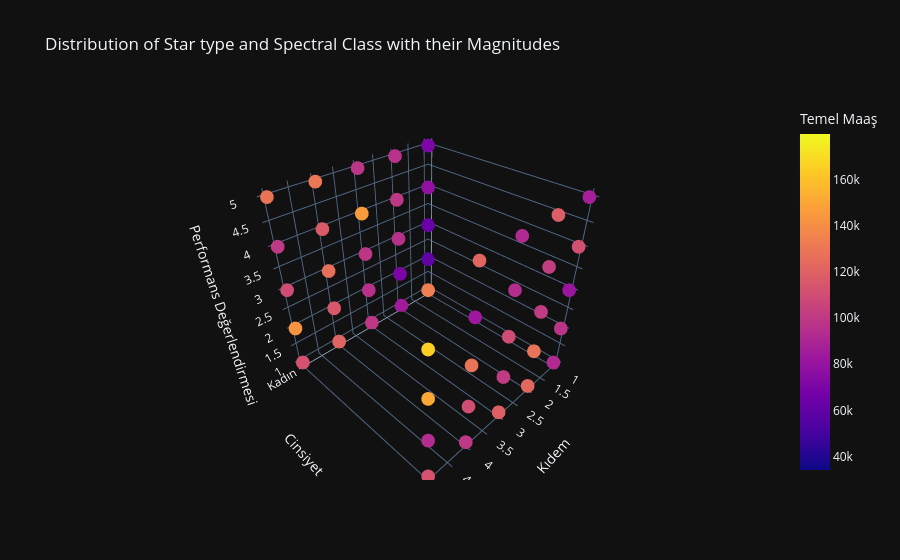

The notebook cell saved with this chart:
### Code cell
fig = px.scatter_3d(df, x='Kıdem', y='Cinsiyet', z='Performans Değerlendirmesi',
              color='Temel Maaş', template = 'plotly_dark', title = 'Distribution of Star type and Spectral Class with their Magnitudes')
fig.show()

### Figure 1 — Plotly figure (JSON) as saved in the notebook; plotly's stock layout.template omitted (floating-point values rounded to 4 significant figures; data arrays with more than 128 entries replaced by an {"elided": "..."} marker saying what was removed)
{"data": [{"hovertemplate": "Kıdem=%{x}<br>Cinsiyet=%{y}<br>Performans Değerlendirmesi=%{z}<br>Temel Maaş=%{marker.color}<extra></extra>", "legendgroup": "", "marker": {"color": {"elided": "1000 int values"}, "coloraxis": "coloraxis", "symbol": "circle"}, "mode": "markers", "name": "", "scene": "scene", "showlegend": false, "type": "scatter3d", "x": {"elided": "1000 int values"}, "y": {"elided": "1000 str values"}, "z": {"elided": "1000 int values"}}], "layout": {"coloraxis": {"colorbar": {"title": {"text": "Temel Maaş"}}, "colorscale": [[0, "#0d0887"], [0.1111, "#46039f"], [0.2222, "#7201a8"], [0.3333, "#9c179e"], [0.4444, "#bd3786"], [0.5556, "#d8576b"], [0.6667, "#ed7953"], [0.7778, "#fb9f3a"], [0.8889, "#fdca26"], [1, "#f0f921"]]}, "legend": {"tracegroupgap": 0}, "scene": {"domain": {"x": [0, 1], "y": [0, 1]}, "xaxis": {"title": {"text": "Kıdem"}}, "yaxis": {"title": {"text": "Cinsiyet"}}, "zaxis": {"title": {"text": "Performans Değerlendirmesi"}}}, "title": {"text": "Distribution of Star type and Spectral Class with their Magnitudes"}}}
